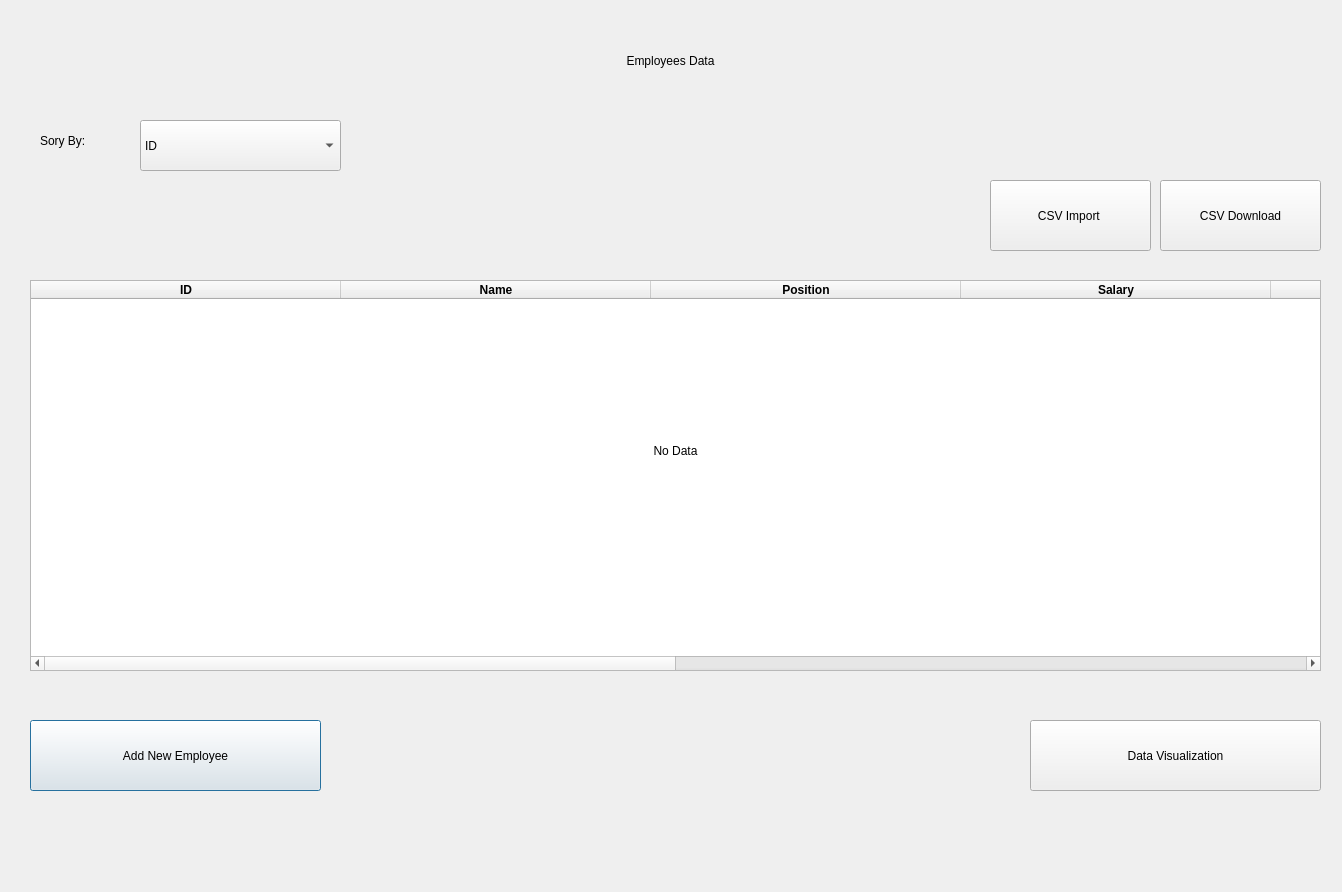
<?xml version="1.0" encoding="UTF-8"?>
<ui version="4.0">
 <class>Dialog</class>
 <widget class="QDialog" name="Dialog">
  <property name="geometry">
   <rect>
    <x>0</x>
    <y>0</y>
    <width>1342</width>
    <height>892</height>
   </rect>
  </property>
  <property name="windowTitle">
   <string>Dialog</string>
  </property>
  <widget class="QLabel" name="background">
   <property name="geometry">
    <rect>
     <x>-10</x>
     <y>0</y>
     <width>1361</width>
     <height>841</height>
    </rect>
   </property>
   <property name="sizePolicy">
    <sizepolicy hsizetype="Fixed" vsizetype="Fixed">
     <horstretch>0</horstretch>
     <verstretch>0</verstretch>
    </sizepolicy>
   </property>
   <property name="autoFillBackground">
    <bool>false</bool>
   </property>
   <property name="styleSheet">
    <string notr="true">background-image: url(:/assets/EmployeeBackground.png);</string>
   </property>
   <property name="text">
    <string/>
   </property>
   <property name="pixmap">
    <pixmap>./assets/EmployeeBackground.png</pixmap>
   </property>
   <property name="scaledContents">
    <bool>true</bool>
   </property>
  </widget>
  <widget class="QTableWidget" name="tableWidget">
   <property name="enabled">
    <bool>true</bool>
   </property>
   <property name="geometry">
    <rect>
     <x>30</x>
     <y>280</y>
     <width>1291</width>
     <height>391</height>
    </rect>
   </property>
   <property name="styleSheet">
    <string notr="true"/>
   </property>
   <property name="editTriggers">
    <set>QAbstractItemView::NoEditTriggers</set>
   </property>
   <attribute name="horizontalHeaderCascadingSectionResizes">
    <bool>false</bool>
   </attribute>
   <attribute name="horizontalHeaderDefaultSectionSize">
    <number>310</number>
   </attribute>
   <attribute name="horizontalHeaderShowSortIndicator" stdset="0">
    <bool>false</bool>
   </attribute>
   <attribute name="horizontalHeaderStretchLastSection">
    <bool>false</bool>
   </attribute>
   <column>
    <property name="text">
     <string>ID</string>
    </property>
    <property name="font">
     <font>
      <weight>75</weight>
      <bold>true</bold>
     </font>
    </property>
   </column>
   <column>
    <property name="text">
     <string>Name</string>
    </property>
    <property name="font">
     <font>
      <weight>75</weight>
      <bold>true</bold>
     </font>
    </property>
   </column>
   <column>
    <property name="text">
     <string>Position</string>
    </property>
    <property name="font">
     <font>
      <weight>75</weight>
      <bold>true</bold>
     </font>
    </property>
   </column>
   <column>
    <property name="text">
     <string>Salary</string>
    </property>
    <property name="font">
     <font>
      <weight>75</weight>
      <bold>true</bold>
     </font>
    </property>
   </column>
   <column>
    <property name="text">
     <string>Country</string>
    </property>
    <property name="font">
     <font>
      <weight>75</weight>
      <bold>true</bold>
     </font>
    </property>
   </column>
   <column>
    <property name="text">
     <string>Age</string>
    </property>
    <property name="font">
     <font>
      <weight>75</weight>
      <bold>true</bold>
     </font>
    </property>
   </column>
   <column>
    <property name="text">
     <string>Edit</string>
    </property>
    <property name="font">
     <font>
      <weight>75</weight>
      <bold>true</bold>
     </font>
    </property>
   </column>
   <column>
    <property name="text">
     <string>Remove</string>
    </property>
    <property name="font">
     <font>
      <weight>75</weight>
      <bold>true</bold>
     </font>
    </property>
   </column>
  </widget>
  <widget class="QLabel" name="employeeText">
   <property name="geometry">
    <rect>
     <x>0</x>
     <y>0</y>
     <width>1341</width>
     <height>121</height>
    </rect>
   </property>
   <property name="sizePolicy">
    <sizepolicy hsizetype="Fixed" vsizetype="Fixed">
     <horstretch>0</horstretch>
     <verstretch>0</verstretch>
    </sizepolicy>
   </property>
   <property name="styleSheet">
    <string notr="true">font: 87 26pt &quot;Segoe UI Black&quot;;</string>
   </property>
   <property name="text">
    <string>Employees Data</string>
   </property>
   <property name="alignment">
    <set>Qt::AlignCenter</set>
   </property>
  </widget>
  <widget class="QLabel" name="sortByText">
   <property name="geometry">
    <rect>
     <x>40</x>
     <y>110</y>
     <width>91</width>
     <height>61</height>
    </rect>
   </property>
   <property name="styleSheet">
    <string notr="true">font: 87 13pt &quot;Segoe UI Black&quot;;</string>
   </property>
   <property name="text">
    <string>Sory By:</string>
   </property>
  </widget>
  <widget class="QComboBox" name="sortComboBox">
   <property name="geometry">
    <rect>
     <x>140</x>
     <y>120</y>
     <width>201</width>
     <height>51</height>
    </rect>
   </property>
   <property name="styleSheet">
    <string notr="true">font: 87 10pt &quot;Segoe UI Black&quot;;</string>
   </property>
   <property name="editable">
    <bool>false</bool>
   </property>
   <property name="duplicatesEnabled">
    <bool>false</bool>
   </property>
   <item>
    <property name="text">
     <string>ID</string>
    </property>
   </item>
   <item>
    <property name="text">
     <string>Name: A-Z</string>
    </property>
   </item>
   <item>
    <property name="text">
     <string>Salary: High to Low</string>
    </property>
   </item>
   <item>
    <property name="text">
     <string>Salary: Low to High</string>
    </property>
   </item>
  </widget>
  <widget class="QPushButton" name="addEmployeeButton">
   <property name="geometry">
    <rect>
     <x>30</x>
     <y>720</y>
     <width>291</width>
     <height>71</height>
    </rect>
   </property>
   <property name="styleSheet">
    <string notr="true">font: 87 15pt &quot;Segoe UI Black&quot;;</string>
   </property>
   <property name="text">
    <string>Add New Employee</string>
   </property>
  </widget>
  <widget class="QLabel" name="noDataLabel">
   <property name="geometry">
    <rect>
     <x>30</x>
     <y>390</y>
     <width>1291</width>
     <height>121</height>
    </rect>
   </property>
   <property name="sizePolicy">
    <sizepolicy hsizetype="Fixed" vsizetype="Fixed">
     <horstretch>0</horstretch>
     <verstretch>0</verstretch>
    </sizepolicy>
   </property>
   <property name="styleSheet">
    <string notr="true">font: 87 26pt &quot;Segoe UI Black&quot;;</string>
   </property>
   <property name="text">
    <string>No Data</string>
   </property>
   <property name="alignment">
    <set>Qt::AlignCenter</set>
   </property>
  </widget>
  <widget class="QPushButton" name="CSV_Download">
   <property name="geometry">
    <rect>
     <x>1160</x>
     <y>180</y>
     <width>161</width>
     <height>71</height>
    </rect>
   </property>
   <property name="styleSheet">
    <string notr="true">font: 87 10pt &quot;Segoe UI Black&quot;;</string>
   </property>
   <property name="text">
    <string>CSV Download</string>
   </property>
  </widget>
  <widget class="QPushButton" name="dataVisualizationButton">
   <property name="geometry">
    <rect>
     <x>1030</x>
     <y>720</y>
     <width>291</width>
     <height>71</height>
    </rect>
   </property>
   <property name="styleSheet">
    <string notr="true">font: 87 15pt &quot;Segoe UI Black&quot;;</string>
   </property>
   <property name="text">
    <string>Data Visualization</string>
   </property>
  </widget>
  <widget class="QPushButton" name="CSV_Import">
   <property name="geometry">
    <rect>
     <x>990</x>
     <y>180</y>
     <width>161</width>
     <height>71</height>
    </rect>
   </property>
   <property name="styleSheet">
    <string notr="true">font: 87 10pt &quot;Segoe UI Black&quot;;</string>
   </property>
   <property name="text">
    <string>CSV Import </string>
   </property>
  </widget>
 </widget>
 <resources/>
 <connections/>
</ui>
